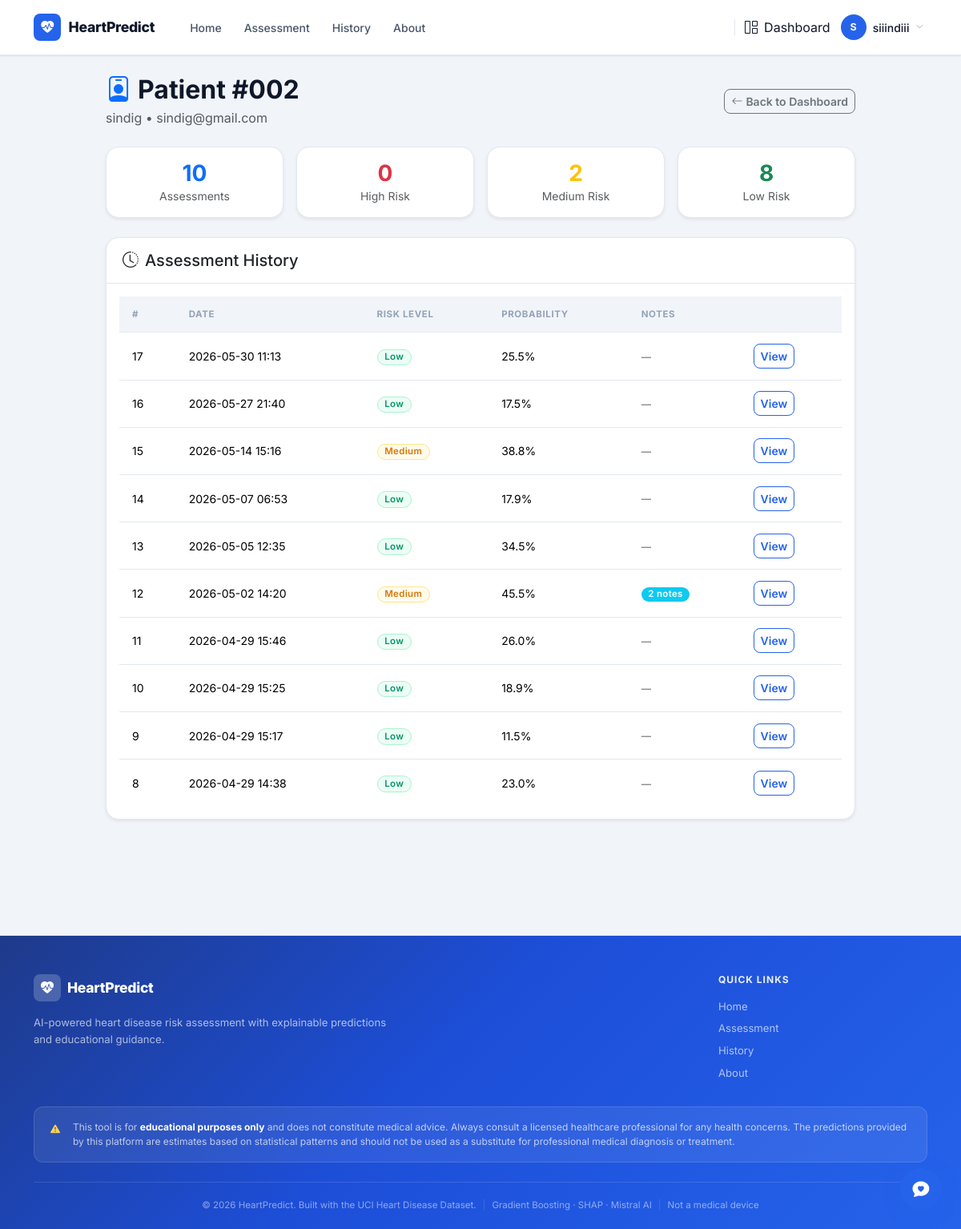
The page /dashboard/patient/2 (signed in) on the database its author committed.
### models.py (models this page shows, shortened)
class User(db.Model):
    __tablename__ = "users"
    id           = db.Column(db.Integer, primary_key=True)
    username     = db.Column(db.String(80), unique=True, nullable=False)
    email        = db.Column(db.String(120), unique=True, nullable=False)
    password_hash = db.Column(db.String(256), nullable=False)
    role         = db.Column(db.String(20), nullable=False, default='user')
    status       = db.Column(db.String(20), nullable=False, default='active')
    created_at   = db.Column(db.DateTime, default=datetime.utcnow)
    approved_at  = db.Column(db.DateTime, nullable=True)

class Prediction(db.Model):
    __tablename__ = "predictions"
    id           = db.Column(db.Integer, primary_key=True)
    user_id      = db.Column(db.Integer, db.ForeignKey('users.id'), nullable=True)
    created_at   = db.Column(db.DateTime, default=datetime.utcnow)
    input_data   = db.Column(db.Text, nullable=False)
    prediction   = db.Column(db.Integer, nullable=False)
    probability  = db.Column(db.Float, nullable=False)
    risk_level   = db.Column(db.String(20), nullable=False)
    def to_dict(self):
        import json
        return {
            "id":          self.id,
            "created_at":  self.created_at.strftime("%Y-%m-%d %H:%M"),
            "input_data":  json.loads(self.input_data),
            "prediction":  self.prediction,
            "probability": round(self.probability * 100, 1),
            "risk_level":  self.risk_level,
        }

### dashboard_routes.py (the view)
@dashboard.route('/patient/<int:user_id>')
@login_required
@role_required('doctor')
def patient_profile(user_id):
    from models import Prediction, PredictionNote
    patient = User.query.get_or_404(user_id)
    if patient.role != 'user':
        abort(404)
    records = Prediction.query.filter_by(user_id=user_id).order_by(Prediction.created_at.desc()).all()
    stats = {
        'total': len(records),
        'high_risk': sum(1 for r in records if r.risk_level == 'High'),
        'medium_risk': sum(1 for r in records if r.risk_level == 'Medium'),
        'low_risk': sum(1 for r in records if r.risk_level == 'Low'),
    }
    avg_prob = round(sum(r.probability for r in records) / len(records) * 100, 1) if records else 0
    records_data = []
    for r in records:
        d = r.to_dict()
        notes = PredictionNote.query.filter_by(prediction_id=r.id).order_by(PredictionNote.created_at.desc()).all()
        d['notes'] = [n.to_dict() for n in notes]
        records_data.append(d)
    return render_template('dashboard/patient_profile.html',
                           patient=patient,
                           records=records_data,
                           stats=stats,
                           avg_prob=avg_prob)

### app.py (called while the page is built)
@app.context_processor
def inject_now():
    from datetime import datetime
    return {"now": datetime.now}

### auth.py (called while the page is built)
@login_manager.user_loader
def load_user(user_id):
    from models import User
    return User.query.get(int(user_id))

### models.py (called while the page is built)
    def to_dict(self):
        return {
            "id":            self.id,
            "prediction_id": self.prediction_id,
            "doctor_name":   self.doctor.username if self.doctor else "Unknown",
            "note_text":     self.note_text,
            "created_at":    self.created_at.strftime("%Y-%m-%d %H:%M"),
        }

### templates/dashboard/patient_profile.html (shortened to what this page needs)
{% extends "base.html" %}
{% block content %}
<div class="container py-4" style="max-width:960px">
  <div class="d-flex justify-content-between align-items-center mb-4">
    <div>
      <h2 class="fw-bold mb-1">
        <i class="bi bi-person-badge me-2 text-primary"></i>Patient #{{ '%03d' % patient.id }}
      </h2>
      <p class="text-muted mb-0">{{ patient.username }} &bull; {{ patient.email }}</p>
    </div>
    <a href="{{ url_for('dashboard.doctor_dashboard') }}" class="btn btn-outline-secondary btn-sm">
      <i class="bi bi-arrow-left me-1"></i>Back to Dashboard
    </a>
  </div>
  <div class="row g-3 mb-4">
    <div class="col-6 col-md-3">
      <div class="card border-0 shadow-sm text-center p-3">
        <h3 class="text-primary fw-bold mb-0">{{ stats.total }}</h3>
        <small class="text-muted">Assessments</small>
      </div>
    </div>
    <div class="col-6 col-md-3">
      <div class="card border-0 shadow-sm text-center p-3">
        <h3 class="text-danger fw-bold mb-0">{{ stats.high_risk }}</h3>
        <small class="text-muted">High Risk</small>
      </div>
    </div>
    <div class="col-6 col-md-3">
      <div class="card border-0 shadow-sm text-center p-3">
        <h3 class="text-warning fw-bold mb-0">{{ stats.medium_risk }}</h3>
        <small class="text-muted">Medium Risk</small>
      </div>
    </div>
    <div class="col-6 col-md-3">
      <div class="card border-0 shadow-sm text-center p-3">
        <h3 class="text-success fw-bold mb-0">{{ stats.low_risk }}</h3>
        <small class="text-muted">Low Risk</small>
      </div>
    </div>
  </div>
  {% if records %}
  <div class="card border-0 shadow-sm mb-4">
    <div class="card-header bg-white">
      <h5 class="mb-0"><i class="bi bi-clock-history me-2"></i>Assessment History</h5>
    </div>
    <div class="card-body">
      <div class="table-responsive">
        <table class="table table-hover align-middle">
          <thead>
            <tr>
              <th>#</th>
              <th>Date</th>
              <th>Risk Level</th>
              <th>Probability</th>
              <th>Notes</th>
              <th></th>
            </tr>
          </thead>
          <tbody>
            {% for record in records %}
            <tr>
              <td>{{ record.id }}</td>
              <td>{{ record.created_at }}</td>
              <td><span class="badge risk-{{ record.risk_level }}">{{ record.risk_level }}</span></td>
              <td>{{ record.probability }}%</td>
              <td>
                {% if record.notes %}
                  <span class="badge bg-info">{{ record.notes|length }} note{{ 's' if record.notes|length > 1 else '' }}</span>
                {% else %}
                  <span class="text-muted small">—</span>
                {% endif %}
              </td>
              <td><button class="btn btn-sm btn-outline-primary view-prediction-btn"
                          data-prediction-id="{{ record.id }}"
                          data-bs-toggle="modal"
                          data-bs-target="#predictionModal">View</button></td>
            </tr>
            {% endfor %}
          </tbody>
        </table>
      </div>
    </div>
  </div>
  {% else %}
  <div class="card border-0 shadow-sm p-5 text-center">
    <i class="bi bi-clipboard-x text-muted display-4"></i>
    <h5 class="mt-3 text-muted">No assessments yet</h5>
  </div>
  {% endif %}
</div>
{% endblock %}

### templates/base.html (shortened to what this page needs)
<!DOCTYPE html>
<html lang="en">
<head>
  <link href="https://cdn.jsdelivr.net/npm/bootstrap@5.3.3/dist/css/bootstrap.min.css" rel="stylesheet"/>
  <link href="https://cdn.jsdelivr.net/npm/bootstrap-icons@1.11.3/font/bootstrap-icons.css" rel="stylesheet"/>
  <link href="https://unpkg.com/aos@2.3.1/dist/aos.css" rel="stylesheet">
</head>
<body>
<nav class="navbar navbar-expand-lg">
  <div class="container">
    <a href="{{ url_for('index') }}" class="navbar-brand">
      <div class="brand-icon"><i class="bi bi-heart-pulse-fill"></i></div>
      HeartPredict
    </a>
    <div class="collapse navbar-collapse" id="navMenu">
      <ul class="navbar-nav me-auto gap-1 ms-3">
        <li class="nav-item">
          <a class="nav-link {% if request.endpoint == 'index' %}active{% endif %}"
             href="{{ url_for('index') }}">Home</a>
        </li>
        {% if current_user.is_authenticated %}
        <li class="nav-item">
          <a class="nav-link {% if request.endpoint == 'predict' %}active{% endif %}"
             href="{{ url_for('predict') }}">Assessment</a>
        </li>
        <li class="nav-item">
          <a class="nav-link {% if request.endpoint == 'history' %}active{% endif %}"
             href="{{ url_for('history') }}">History</a>
        </li>
        <li class="nav-item">
          <a class="nav-link {% if request.endpoint == 'about' %}active{% endif %}"
             href="{{ url_for('about') }}">About</a>
        </li>
        {% endif %}
      </ul>
      {% if current_user.is_authenticated %}
      <div class="d-flex align-items-center gap-2">
        <a href="{{ url_for('dashboard.redirect_dashboard') }}"
           class="nav-link d-none d-lg-flex align-items-center gap-1">
          <i class="bi bi-grid-1x2 me-1"></i>Dashboard
        </a>
        <div class="dropdown">
          <button class="btn btn-link text-decoration-none d-flex align-items-center gap-2 p-1 shadow-none"
                  data-bs-toggle="dropdown" aria-expanded="false"
                  style="color: var(--text);">
            <div class="user-avatar">{{ current_user.username[0] | upper }}</div>
            <span class="d-none d-sm-inline" style="font-size:0.875rem;font-weight:500;">{{ current_user.username }}</span>
            <i class="bi bi-chevron-down" style="font-size:0.6rem;color:var(--text-muted);"></i>
          </button>
        </div>
      </div>
      {% else %}
      <div class="d-flex gap-2 align-items-center ms-lg-3">
        <a href="{{ url_for('auth.login') }}" class="btn btn-nav-login">Login</a>
        <a href="{{ url_for('auth.register') }}" class="btn btn-nav-register">Register</a>
      </div>
      {% endif %}
    </div>
  </div>
</nav>
<main class="pb-5">
  {% block content %}{% endblock %}
</main>
<footer class="footer pt-5 pb-0">
  <div class="container">
    <div class="row g-4 pb-4 justify-content-between align-items-start">
      <div class="col-lg-5 col-md-7">
        <div class="d-flex align-items-center gap-2 mb-3">
          <div class="footer-brand-icon">
            <i class="bi bi-heart-pulse-fill"></i>
          </div>
          <span class="footer-brand-name">HeartPredict</span>
        </div>
        <p class="footer-desc">
          AI-powered heart disease risk assessment with explainable predictions and educational guidance.
        </p>
      </div>
      <div class="col-lg-3 col-md-4">
        <h6 class="footer-heading">Quick Links</h6>
        <ul class="footer-links">
          <li><a href="{{ url_for('index') }}">Home</a></li>
          {% if current_user.is_authenticated %}
          <li><a href="{{ url_for('predict') }}">Assessment</a></li>
          <li><a href="{{ url_for('history') }}">History</a></li>
          {% endif %}
          <li><a href="{{ url_for('about') }}">About</a></li>
        </ul>
      </div>
    </div>
    <div class="footer-disclaimer">
      <i class="bi bi-exclamation-triangle-fill me-2 flex-shrink-0"></i>
      <span>This tool is for <strong>educational purposes only</strong> and does not constitute medical advice. Always consult a licensed healthcare professional for any health concerns. The predictions provided by this platform are estimates based on statistical patterns and should not be used as a substitute for professional medical diagnosis or treatment.</span>
    </div>
    <div class="footer-bottom">
      <span>&copy; {{ now().year }} HeartPredict. Built with the UCI Heart Disease Dataset.</span>
      <span class="footer-bottom-divider">|</span>
      <span>Gradient Boosting &middot; SHAP &middot; Mistral AI</span>
      <span class="footer-bottom-divider">|</span>
      <span class="text-nowrap">Not a medical device</span>
    </div>
  </div>
</footer>
{% if current_user.is_authenticated %}
<div class="chat-fab" id="chatFab">
  <button class="fab-btn" id="chatFabBtn" aria-label="Open Heart Health Assistant">
    <i class="bi bi-chat-heart-fill"></i>
    <span class="pulse-ring"></span>
  </button>
</div>
{% endif %}
</body>
</html>

### rows shown on the page
User: username "S", username "siiindiii"
User: id "002", username "sindig", email "sindig@gmail.com"
Prediction: id "17", created_at "2026-05-30 11:13", risk_level "Low", probability "25.5"
Prediction: id "16", created_at "2026-05-27 21:40", risk_level "Low", probability "17.5"
Prediction: id "15", created_at "2026-05-14 15:16", risk_level "Medium", probability "38.8"
Prediction: id "14", created_at "2026-05-07 06:53", risk_level "Low", probability "17.9"
Prediction: id "13", created_at "2026-05-05 12:35", risk_level "Low", probability "34.5"
Prediction: id "12", created_at "2026-05-02 14:20", risk_level "Medium", probability "45.5", notes|length "2", notes "s"
Prediction: id "11", created_at "2026-04-29 15:46", risk_level "Low", probability "26.0"
Prediction: id "10", created_at "2026-04-29 15:25", risk_level "Low", probability "18.9"
Prediction: id "9", created_at "2026-04-29 15:17", risk_level "Low", probability "11.5"
Prediction: id "8", created_at "2026-04-29 14:38", risk_level "Low", probability "23.0"

### other values the page prints
{{ stats.total }} "10"
{{ stats.high_risk }} "0"
{{ stats.medium_risk }} "2"
{{ stats.low_risk }} "8"
